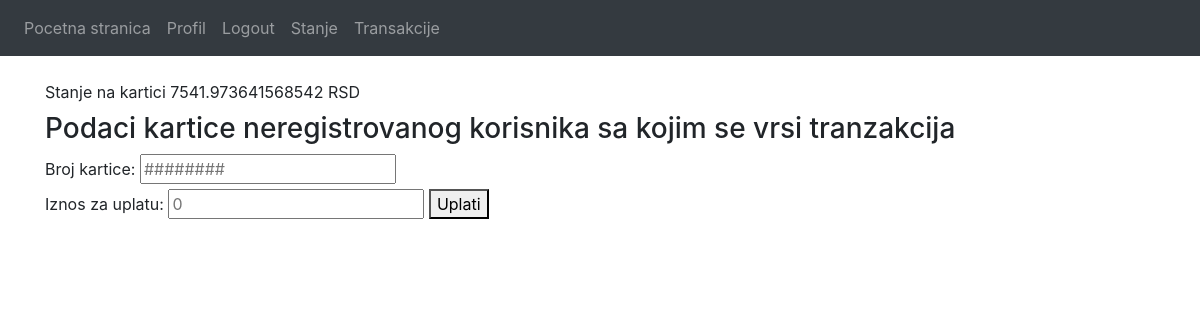
The page /unregistered-transactions (signed in) on the database as committed earlier.
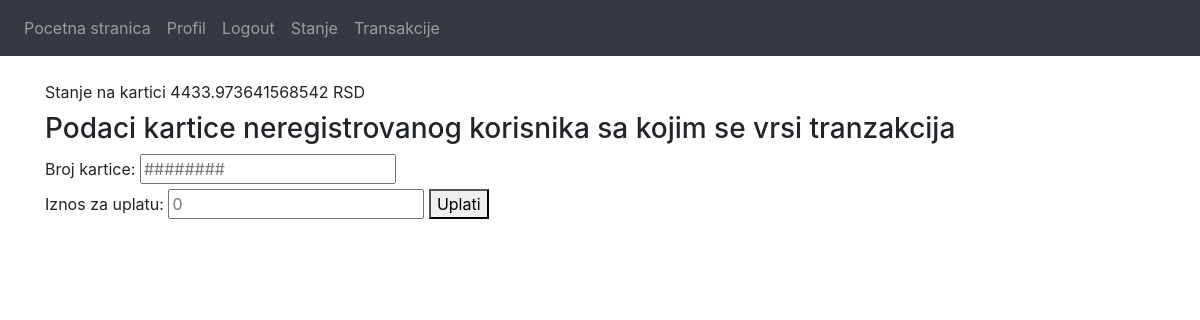
The same page on the database as committed later.
### Website/models.py (models this page shows)
class CreditCard(db.Model):
    cardNumber = db.Column(db.Integer,primary_key = True)
    name = db.Column(db.String(150))
    date = db.Column(db.String(150))
    code = db.Column(db.Integer)
    state = db.Column(db.Integer)
    user_id = db.Column(db.Integer,db.ForeignKey('user.id'))

### Website/views.py (the view, shortened to what this page needs)
@views.route('/unregistered-transactions',methods=['GET','POST'])
@login_required
def unregistered_transactions():
    @copy_current_request_context
    def Thread1(ammount, cardNumber):
                creditCard = CreditCard.query.filter_by(cardNumber=cardNumber).first()
                ammount = float(ammount)
                new_Transaction=Transaction(id=random.randint(0,101),type="user-transaction",state='U obradi',ammount=ammount, user_id=current_user.id, currency="RSD")
                db.session.add(new_Transaction)
                db.session.commit()
                time.sleep(10)
                if creditCard:
                    for currentCreditCard in current_user.creditCard:
                        if currentCreditCard.user_id == current_user.id and (currentCreditCard.state >= ammount):
                            currentCreditCard.state = currentCreditCard.state - ammount
                            creditCard.state = creditCard.state + ammount
                            print(creditCard.state)
                            new_Transaction.state = 'Obradjeno'
                            db.session.commit()
                        else:
                            new_Transaction.state = 'Odbijeno'
                            db.session.commit()
                else:
                    new_Transaction.state = 'Odbijeno'
                    db.session.commit()
    return render_template("unregistered_transactions.html", user=current_user)

### Website/__init__.py (called while the page is built)
def create_app():
    app = Flask(__name__)
    app.config['SECRET_KEY'] = 'qweqweqwe'
    app.config['SQLALCHEMY_DATABASE_URI'] = f'sqlite:///{DB_NAME}'
    db.init_app(app)
    from .views import views
    from .auth import auth
    app.register_blueprint(views, url_prefix='/')
    app.register_blueprint(auth, url_prefix='/')
    from .models import User,Currency
    create_database(app)
    login_manager = LoginManager()
    login_manager.login_view = 'auth.login'
    login_manager.init_app(app)
    @login_manager.user_loader
    def load_user(id):
        return User.query.get(int(id))
    return app

### Website/templates/unregistered_transactions.html
{% extends "base.html"  %} {% block title %}Unregistered transactions{% endblock %}
{% block content %}
    <br/>
    <div>
        <label>Stanje na kartici</label>
        {% for creditCard in user.creditCard %}
            <label> {{ creditCard.state }} RSD</label>
        {% endfor %}
    </div>
    <form method="POST">
        <h3>Podaci kartice neregistrovanog korisnika sa kojim se vrsi tranzakcija</h3>
        <div>
            <label for="cardNumber">Broj kartice:</label>
            <input type="number" id="cardNumber" name="cardNumber" placeholder="########"/>
        </div>
        <div>
            <label for="ammount">Iznos za uplatu:</label>
            <input type="number" id="ammount" name="ammount" placeholder="0"/>
            <button type="submit">Uplati</button>
        </div>
    </form>
{% endblock %}

### Website/templates/base.html (shortened to what this page needs)
<!DOCTYPE html>
<html>
    <head>
        <link
        rel="stylesheet"
        href="https://stackpath.bootstrapcdn.com/bootstrap/4.4.1/css/bootstrap.min.css"
      />
      <link
        rel="stylesheet"
        href="https://stackpath.bootstrapcdn.com/font-awesome/4.7.0/css/font-awesome.min.css"
      />
    </head>
    <body>
        <nav class="navbar navbar-expand-lg navbar-dark bg-dark">
              <div class="navbar-nav">
                {% if user.is_authenticated %}
                <a class="nav-item nav-link" id="home" href="/">Pocetna stranica</a>
                <a class="nav-item nav-link" id="editProfile" href="/edit-profile">Profil</a>
                <a class="nav-item nav-link" id="logout" href="/logout">Logout</a>
                <a class="nav-item nav-link" id="state" href="/state">Stanje</a>
                <a class="nav-item nav-link" id="transactions" href="/transactions">Transakcije</a>
                {% else %}
                <a class="nav-item nav-link" id="login" href="/login">Login</a>
                <a class="nav-item nav-link" id="signUp" href="/sign-up">Sing up</a>
                {% endif %}
              </div>
          </nav>
          <div class="container">
            {% block content %} {% endblock %}
          </div>
    </body>
</html>

Rows that differ between the two databases and show on the page:
changed CreditCard: state "7541.973641568542" → "4433.973641568542"
